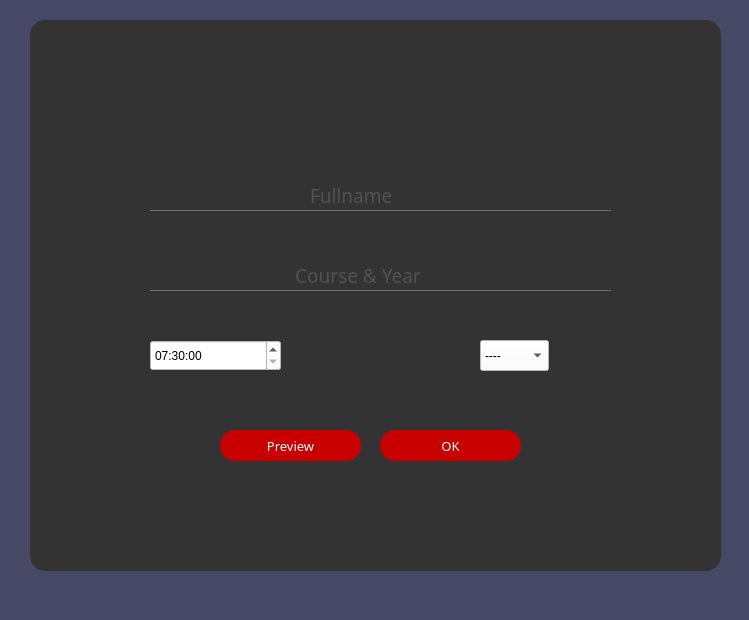
<?xml version="1.0" encoding="UTF-8"?>
<ui version="4.0">
 <class>Dialog</class>
 <widget class="QDialog" name="Dialog">
  <property name="geometry">
   <rect>
    <x>0</x>
    <y>0</y>
    <width>749</width>
    <height>620</height>
   </rect>
  </property>
  <property name="windowTitle">
   <string>Dialog</string>
  </property>
  <property name="styleSheet">
   <string notr="true">background-color: rgb(70, 72, 102);</string>
  </property>
  <widget class="QWidget" name="verticalLayoutWidget">
   <property name="geometry">
    <rect>
     <x>30</x>
     <y>20</y>
     <width>691</width>
     <height>551</height>
    </rect>
   </property>
   <layout class="QVBoxLayout" name="verticalLayout">
    <item>
     <widget class="QFrame" name="frame">
      <property name="styleSheet">
       <string notr="true">QFrame{
background-color: rgb(51, 51, 51);
border-radius: 15px
}</string>
      </property>
      <property name="frameShape">
       <enum>QFrame::StyledPanel</enum>
      </property>
      <property name="frameShadow">
       <enum>QFrame::Raised</enum>
      </property>
      <widget class="QLineEdit" name="name">
       <property name="geometry">
        <rect>
         <x>120</x>
         <y>160</y>
         <width>461</width>
         <height>31</height>
        </rect>
       </property>
       <property name="font">
        <font>
         <family>Century Gothic</family>
         <pointsize>14</pointsize>
        </font>
       </property>
       <property name="styleSheet">
        <string notr="true">QLineEdit
{
background:transparent;
border:none;
color:#717072;
border-bottom:1px solid #717072;

}</string>
       </property>
       <property name="alignment">
        <set>Qt::AlignJustify|Qt::AlignVCenter</set>
       </property>
       <property name="placeholderText">
        <string>                                Fullname</string>
       </property>
      </widget>
      <widget class="QLineEdit" name="course">
       <property name="geometry">
        <rect>
         <x>120</x>
         <y>240</y>
         <width>461</width>
         <height>31</height>
        </rect>
       </property>
       <property name="font">
        <font>
         <family>Century Gothic</family>
         <pointsize>14</pointsize>
        </font>
       </property>
       <property name="styleSheet">
        <string notr="true">QLineEdit
{
background:transparent;
border:none;
color:#717072;
border-bottom:1px solid #717072;

}</string>
       </property>
       <property name="alignment">
        <set>Qt::AlignJustify|Qt::AlignVCenter</set>
       </property>
       <property name="placeholderText">
        <string>                             Course &amp; Year</string>
       </property>
      </widget>
      <widget class="QPushButton" name="btn_ok">
       <property name="geometry">
        <rect>
         <x>350</x>
         <y>410</y>
         <width>141</width>
         <height>31</height>
        </rect>
       </property>
       <property name="font">
        <font>
         <family>Century Gothic</family>
         <pointsize>10</pointsize>
        </font>
       </property>
       <property name="styleSheet">
        <string notr="true">QPushButton{
background-color: rgb(200, 0, 0);
color: rgb(255, 255, 255);
border-radius:15px;
}

QPushButton:hover
{
color:#333;
border-radius:15px;
background:#49ebff;
}</string>
       </property>
       <property name="text">
        <string>OK</string>
       </property>
      </widget>
      <widget class="QPushButton" name="btn_preview">
       <property name="geometry">
        <rect>
         <x>190</x>
         <y>410</y>
         <width>141</width>
         <height>31</height>
        </rect>
       </property>
       <property name="font">
        <font>
         <family>Century Gothic</family>
         <pointsize>10</pointsize>
        </font>
       </property>
       <property name="styleSheet">
        <string notr="true">QPushButton{
background-color: rgb(200, 0, 0);
color: rgb(255, 255, 255);
border-radius:15px;
}

QPushButton:hover
{
color:#333;
border-radius:15px;
background:#49ebff;
}</string>
       </property>
       <property name="text">
        <string>Preview</string>
       </property>
      </widget>
      <widget class="QTimeEdit" name="timeEdit">
       <property name="geometry">
        <rect>
         <x>120</x>
         <y>320</y>
         <width>131</width>
         <height>31</height>
        </rect>
       </property>
       <property name="styleSheet">
        <string notr="true">background-color: rgb(255, 255, 255);</string>
       </property>
       <property name="maximumTime">
        <time>
         <hour>18</hour>
         <minute>30</minute>
         <second>59</second>
        </time>
       </property>
       <property name="minimumTime">
        <time>
         <hour>7</hour>
         <minute>30</minute>
         <second>0</second>
        </time>
       </property>
       <property name="time">
        <time>
         <hour>7</hour>
         <minute>30</minute>
         <second>0</second>
        </time>
       </property>
      </widget>
      <widget class="QComboBox" name="room">
       <property name="geometry">
        <rect>
         <x>450</x>
         <y>320</y>
         <width>69</width>
         <height>31</height>
        </rect>
       </property>
       <property name="styleSheet">
        <string notr="true">background-color: rgb(255, 255, 255);</string>
       </property>
       <item>
        <property name="text">
         <string>----</string>
        </property>
       </item>
       <item>
        <property name="text">
         <string>1</string>
        </property>
       </item>
       <item>
        <property name="text">
         <string>2</string>
        </property>
       </item>
       <item>
        <property name="text">
         <string>3</string>
        </property>
       </item>
       <item>
        <property name="text">
         <string>4</string>
        </property>
       </item>
       <item>
        <property name="text">
         <string>5</string>
        </property>
       </item>
       <item>
        <property name="text">
         <string>6</string>
        </property>
       </item>
      </widget>
     </widget>
    </item>
   </layout>
  </widget>
 </widget>
 <resources/>
 <connections/>
</ui>
